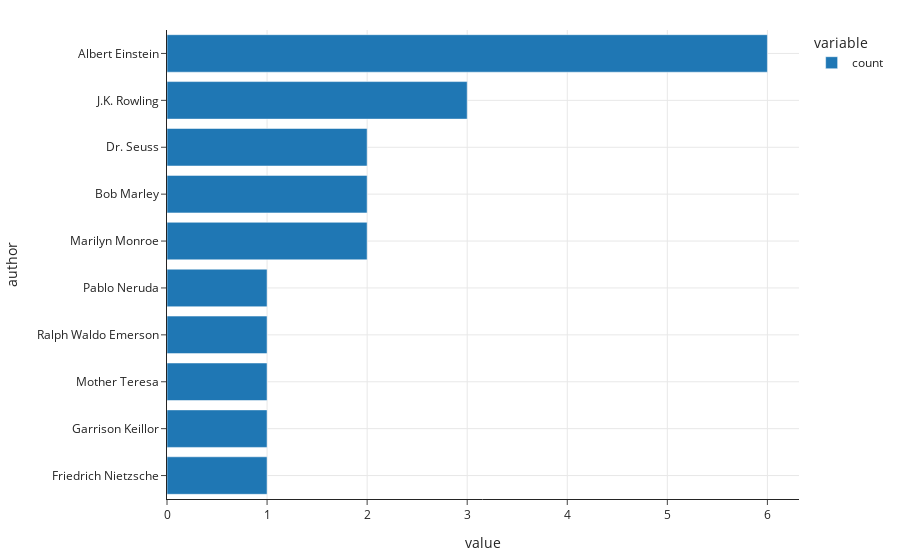

Source (notebook cell):
### Markdown cell above
- Now, `quotes` is s DataFrame, like any other!

### Code cell
quotes['author'].value_counts().iloc[:10].sort_values().plot(kind='barh')

### Figure 1 — Plotly figure (JSON) as saved in the notebook; plotly's stock layout.template omitted (floating-point values rounded to 4 significant figures)
{"data": [{"hovertemplate": "variable=count<br>value=%{x}<br>author=%{y}<extra></extra>", "legendgroup": "count", "marker": {"color": "#1F77B4", "pattern": {"shape": ""}}, "name": "count", "orientation": "h", "showlegend": true, "textposition": "auto", "type": "bar", "x": [1, 1, 1, 1, 1, 2, 2, 2, 3, 6], "xaxis": "x", "y": ["Friedrich Nietzsche", "Garrison Keillor", "Mother Teresa", "Ralph Waldo Emerson", "Pablo Neruda", "Marilyn Monroe", "Bob Marley", "Dr. Seuss", "J.K. Rowling", "Albert Einstein"], "yaxis": "y"}], "layout": {"barmode": "relative", "legend": {"title": {"text": "variable"}, "tracegroupgap": 0}, "xaxis": {"anchor": "y", "domain": [0, 1], "title": {"text": "value"}}, "yaxis": {"anchor": "x", "domain": [0, 1], "title": {"text": "author"}}}}
